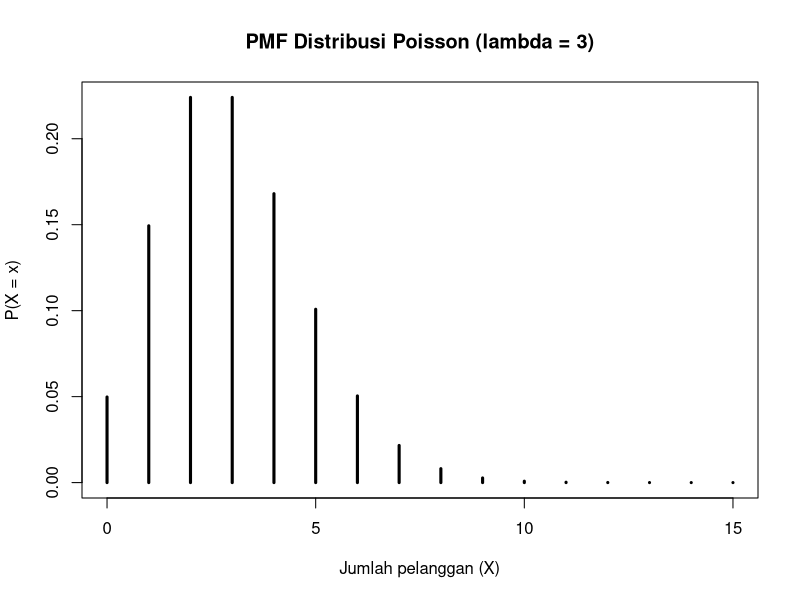
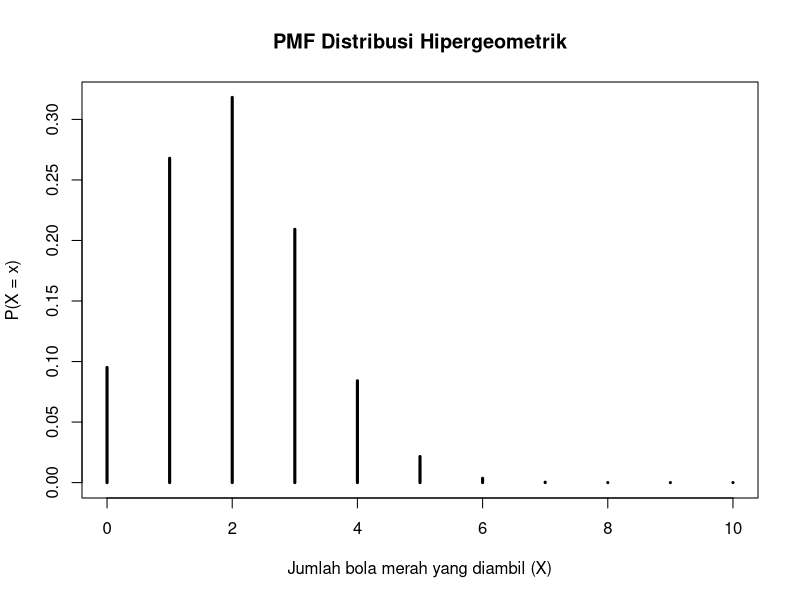
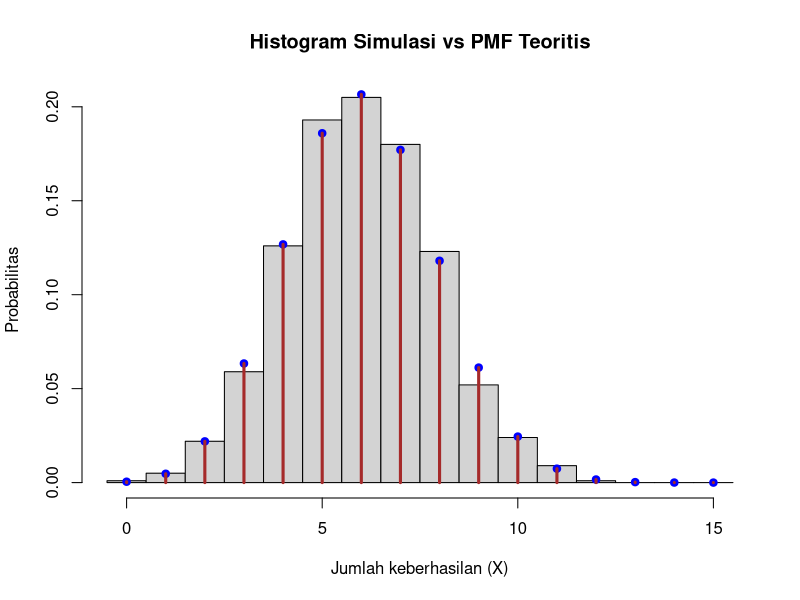

The R script that drew these images, in order:
#1.Jika rata-rata pelanggan datang ke toko adalah 3 orang per jam, 
#modelkan dengan Poisson dan hitung P(X≥5).

#rata-rata pelanggan
lambda <- 3

#jumlah pelanggan
x_poisson <- 0:15

#peluang Poisson
pmf_poisson <- dpois(x_poisson, lambda = lambda)

#menampilkan peluang
data.frame(
  Jumlah_Pelanggan = x_poisson,
  Probabilitas = pmf_poisson
)

#grafik PMF Poisson
plot(x_poisson, pmf_poisson,
     type = "h",
     lwd = 3,
     main = "PMF Distribusi Poisson (lambda = 3)",
     xlab = "Jumlah pelanggan (X)",
     ylab = "P(X = x)")

#menghitung P(X >= 5)
# P(X >= 5) = 1 - P(X <= 4)
p_X_min_5 <- 1 - ppois(4, lambda = lambda)

p_X_min_5

#2.Dari 100 bola (20 berwarna merah), diambil 10 tanpa pengembalian. 
#Modelkan jumlah bola merah yang diambil dengan distribusi yang tepat

#parameter distribusi Hipergeometrik
N <- 100       # jumlah seluruh bola
K <- 20        # jumlah bola merah
n <- 10        # jumlah bola yang diambil

#jumlah (x)bola merah yang mungkin
x_hyper <- 0:n

#peluang Hipergeometrik
pmf_hyper <- dhyper(
  x_hyper,
  m = K,
  n = N - K,
  k = n
)

#menampilkan peluang
data.frame(
  Jumlah_Bola_Merah = x_hyper,
  Probabilitas = pmf_hyper
)

#grafik PMF Hipergeometrik
plot(x_hyper, pmf_hyper,
     type = "h",
     lwd = 3,
     main = "PMF Distribusi Hipergeometrik",
     xlab = "Jumlah bola merah yang diambil (X)",
     ylab = "P(X = x)")

#3.Simulasikan 1.000 percobaan Binomial (n=15,p=0.4)
#dan bandingkan histogram hasil simulasi dengan PMF teoretis.

#parameter distribusi Binomial
n_binom <- 15            #jumlah percobaan
p_binom <- 0.4           #peluang sukses
jumlah_simulasi <- 1000  #jumlah simulasi

#agar hasil tetap sama
set.seed(123)

#melakukan simulasi 1.000 percobaan
hasil_binom <- rbinom(
  jumlah_simulasi,
  size = n_binom,
  prob = p_binom
)

#nilai X(sukses) yang mungkin
x_binom <- 0:n_binom

#PMF Binomial teoritis
pmf_binom <- dbinom(
  x_binom,
  size = n_binom,
  prob = p_binom
)

#PMF teoritis
data.frame(
  Jumlah_Sukses = x_binom,
  PMF_Teoritis = pmf_binom
)

#histogram hasil simulasi
hist(hasil_binom,
     breaks = seq(-0.5, 15.5, by = 1),
     probability = TRUE,
     main = "Histogram Simulasi vs PMF Teoritis",
     xlab = "Jumlah keberhasilan (X)",
     ylab = "Probabilitas")

#titik PMF teoritis
points(x_binom, pmf_binom,
       pch = 19,col = "blue")

#garis PMF teoritis
lines(x_binom, pmf_binom,
      type = "h",
      lwd = 3,col = "brown")

#rata-rata hasil simulasi
mean_simulasi <- mean(hasil_binom)

#rata-rata teoritis
mean_teoritis <- n_binom * p_binom

mean_simulasi
mean_teoritis
